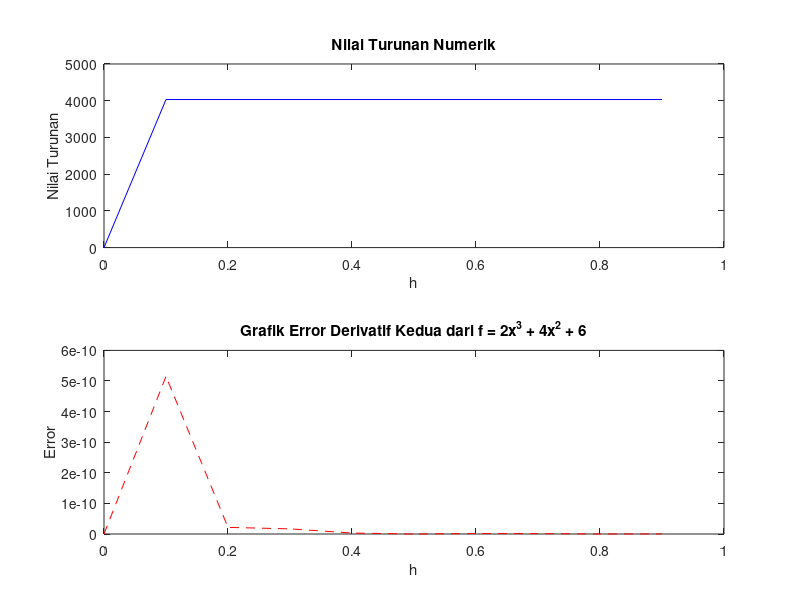

This figure's MATLAB source:
clc; clear;
function f = fx(x)
    f = 10 * x^5 + 18 * x^4 + 28*x^3 + 7*x^2 + 6;
end

h(1) = 0;
x0 = 3;
eksak = 4032;
nilai_h = 0.1;
for i = 2:10
    h(i) = h(i-1) + nilai_h;
    diff = (fx(x0 - 2 * h(i)) - 4 * fx(x0 - h(i)) + 6 * fx(x0) - 4 * fx(x0 + h(i)) + fx(x0 + 2 * h(i))) / (h(i)^4);
    error(i) = abs(diff - eksak) * 100 / diff;
    hasil_turunan(i) = diff;
    display(['nilai turunan dengan h = ', num2str(h(i)), ' adalah ', num2str(hasil_turunan(i))])
    %display(['nilai error dengan h = ', num2str(h(i)), ' adalah ', num2str(error(i))])
end

subplot(2,1,1); %plot nilai turunan dari iterasi nilai h
plot(h, hasil_turunan, 'b-');
title('Nilai Turunan Numerik');
xlabel('h');
ylabel('Nilai Turunan');

subplot(2,1,2); %plot nilai error dari iterasi nilai h
plot(h, error, 'r--');
title('Grafik Error Derivatif Kedua dari f = 2x^3 + 4x^2 + 6');
xlabel('h');
ylabel('Error');

